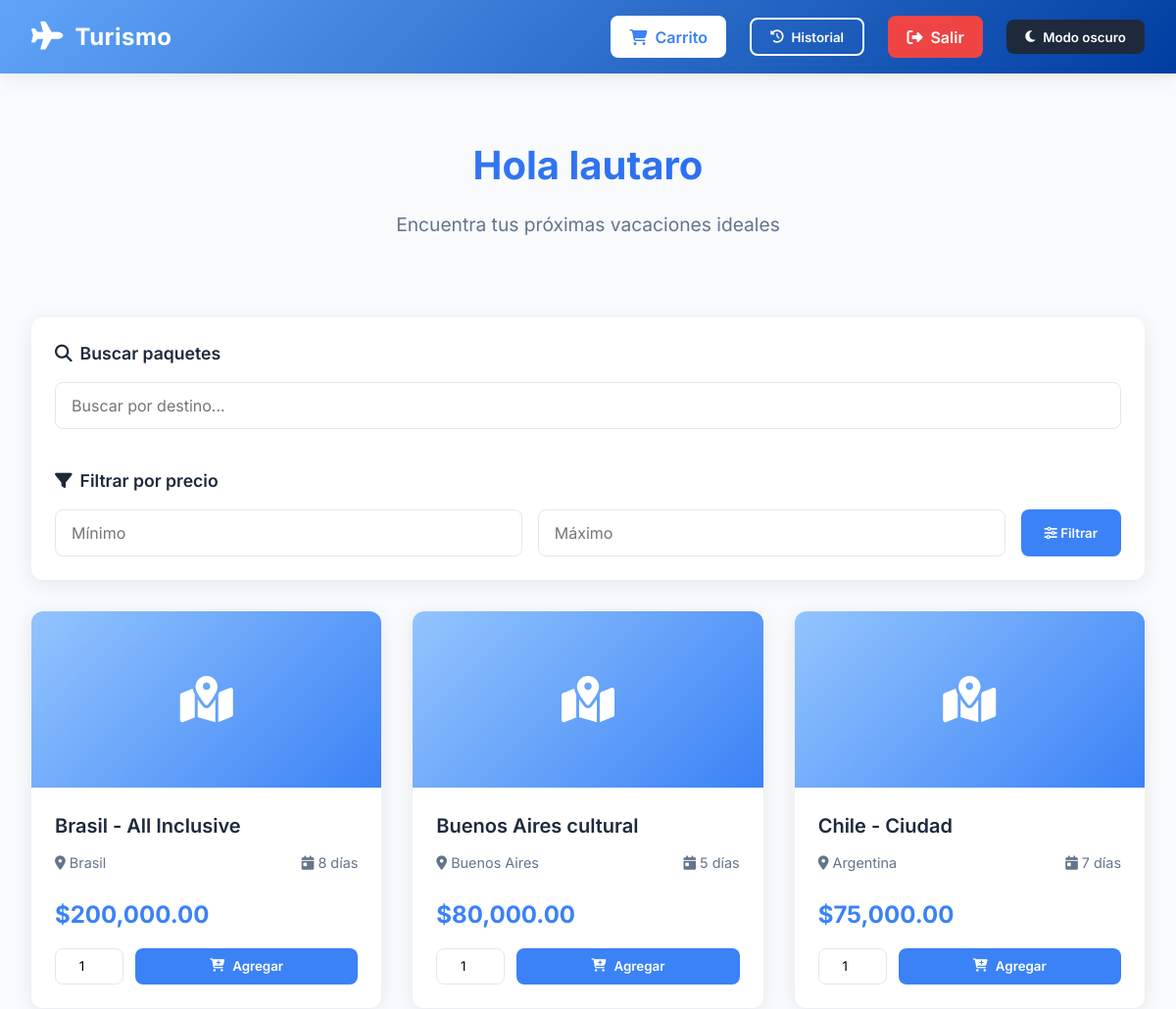
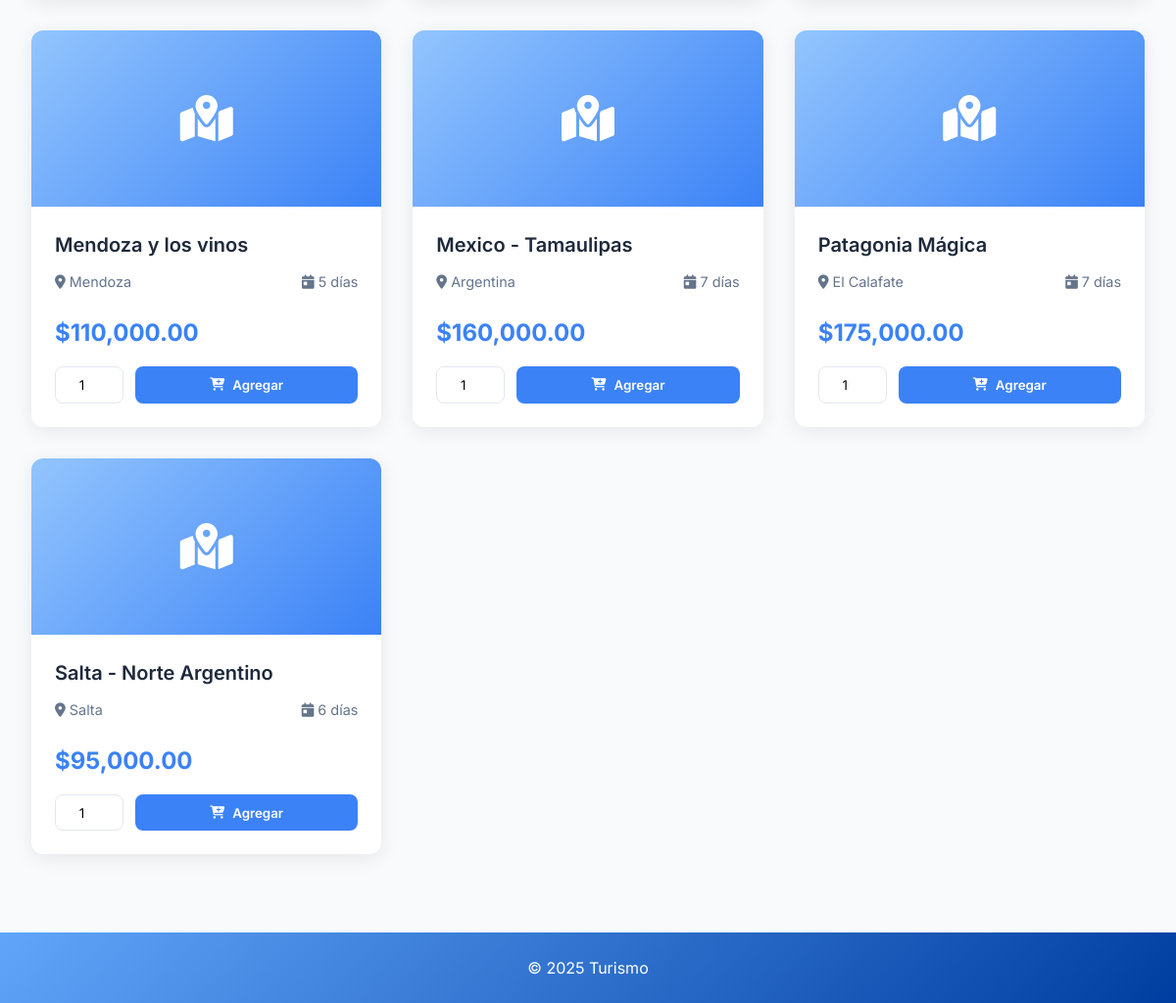
The page /publico/home.php (signed in) on the database its author committed (2 pictures, top to bottom).
### tables this page shows
CREATE TABLE `clientes` (
  `id_cliente` int(11) NOT NULL,
  `nombre` varchar(100) NOT NULL,
  `apellido` varchar(100) NOT NULL,
  `email` varchar(100) NOT NULL,
  `contraseña` varchar(255) NOT NULL,
  `fecha_registro` date DEFAULT curdate()
);

CREATE TABLE `productos` (
  `id_producto` int(11) NOT NULL,
  `codigo_producto` varchar(20) NOT NULL,
  `descripcion` text NOT NULL,
  `precio_unitario` decimal(10,2) NOT NULL,
  `disponible` tinyint(1) DEFAULT 1,
  `destino` varchar(100) DEFAULT 'Argentina',
  `duracion_dias` int(11) DEFAULT 7
);

### Publico/home.php (the view, shortened to what this page needs)
<?php
require_once __DIR__ . '/../Backend/config/db.php';
$cliente_id = $_SESSION['id_cliente'];
$stmt = $pdo->prepare("SELECT nombre, email FROM clientes WHERE id_cliente = ?");
$stmt->execute([$cliente_id]);
$cliente = $stmt->fetch();
$stmt = $pdo->query("SELECT * FROM productos WHERE disponible=1 ORDER BY descripcion");
$productos = $stmt->fetchAll();
?>
<!DOCTYPE html>
<html lang="es">
<head>
  <link rel="stylesheet" href="https://cdnjs.cloudflare.com/ajax/libs/font-awesome/6.4.0/css/all.min.css">
</head>
<body data-theme="light">
  <header>
    <div class="logo">
      <i class="fas fa-plane logo-icon"></i>
      <span class="logo-text">Turismo</span>
    </div>
    <div class="user-actions">
      <a href="carrito.php" class="btn btn-primary cart-btn">
  <i class="fas fa-shopping-cart"></i>
  <span>Carrito</span>
</a>
      <button onclick="location.href='historial.php'" class="btn btn-secondary">
        <i class="fas fa-history"></i>
        <span>Historial</span>
      </button>
      <a href="../Backend/logout.php" class="btn btn-danger">
        <i class="fas fa-sign-out-alt"></i>
        <span>Salir</span>
      </a>
      <button id="theme-toggle" class="btn theme-toggle">
        <i class="fas fa-moon"></i>
        <span>Modo oscuro</span>
      </button>
    </div>
  </header>
  <main>
    <section class="hero">
      <h1 class="hero-title">Hola <?= htmlspecialchars($cliente['nombre']) ?></h1>
      <p class="hero-subtitle">Encuentra tus próximas vacaciones ideales</p>
    </section>
    <section class="search-section">
      <h2 class="section-title">
        <i class="fas fa-search"></i>
        Buscar paquetes
      </h2>
      <input type="text" id="search-input" class="search-input" placeholder="Buscar por destino...">
      <h2 class="section-title" style="margin-top: 1.5rem;">
        <i class="fas fa-filter"></i>
        Filtrar por precio
      </h2>
      <div class="filter-group">
        <input type="number" id="min-price" class="filter-input" placeholder="Mínimo" min="0">
        <input type="number" id="max-price" class="filter-input" placeholder="Máximo" min="0">
        <button id="filter-btn" class="filter-btn">
          <i class="fas fa-sliders-h"></i>
          Filtrar
        </button>
      </div>
    </section>
    <div class="products-grid" id="products-grid">
      <?php if (!empty($productos)): ?>
        <?php foreach ($productos as $prod): ?>
          <article class="product-card" data-price="<?= $prod['precio_unitario'] ?>"
                   data-desc="<?= strtolower(htmlspecialchars($prod['descripcion'])) ?>"
                   data-destino="<?= strtolower(htmlspecialchars($prod['destino'])) ?>">
            <div class="product-image">
              <i class="fas fa-map-marked-alt"></i>
            </div>
            <div class="product-content">
              <h3 class="product-title"><?= htmlspecialchars($prod['descripcion']) ?></h3>
              <div class="product-meta">
                <span><i class="fas fa-map-marker-alt"></i> <?= htmlspecialchars($prod['destino']) ?></span>
                <span><i class="fas fa-calendar-day"></i> <?= $prod['duracion_dias'] ?> días</span>
              </div>
              <div class="product-price">$<?= number_format($prod['precio_unitario'], 2) ?></div>
<form class="product-form" method="POST" action="../Backend/agregar_carrito.php" target="hiddenFrame">
    <input type="number" name="cantidad" class="quantity-input" value="1" min="1">
    <button type="submit" class="add-to-cart-btn">
        <i class="fas fa-cart-plus"></i>
        Agregar
    </button>
</form>
          </article>
        <?php endforeach; ?>
      <?php else: ?>
        <div style="grid-column: 1 / -1; text-align: center; padding: 2rem;">
          <p style="color: var(--color-gray);">No hay paquetes disponibles</p>
        </div>
      <?php endif; ?>
    </div>
  </main>
  <footer>
    <p>&copy; <?= date('Y') ?> Turismo</p>
  </footer>
</body>
</html>

### rows shown on the page
clientes: nombre "lautaro"
productos: descripcion "Brasil - All Inclusive", destino "Brasil", duracion_dias "8", precio_unitario "200,000.00"
productos: descripcion "Buenos Aires cultural", destino "Buenos Aires", duracion_dias "5", precio_unitario "80,000.00"
productos: descripcion "Chile - Ciudad", destino "Argentina", duracion_dias "7", precio_unitario "75,000.00"
productos: descripcion "Mendoza y los vinos", destino "Mendoza", duracion_dias "5", precio_unitario "110,000.00"
productos: descripcion "Mexico - Tamaulipas", destino "Argentina", duracion_dias "7", precio_unitario "160,000.00"
productos: descripcion "Patagonia Mágica", destino "El Calafate", duracion_dias "7", precio_unitario "175,000.00"
productos: descripcion "Salta - Norte Argentino", destino "Salta", duracion_dias "6", precio_unitario "95,000.00"
